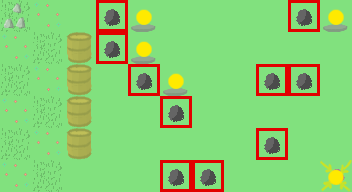

This game map was drawn from its Tiled (.tmx) file and the tilesets committed beside it. A one-line description and the trimmed map source follow:
An orthogonal 11x6 tile map with 32x32 px tiles, 4 tile layers (Kachelebene 1, collision, entities, connections).

<map version="1.0" orientation="orthogonal" width="11" height="6" tilewidth="32" tileheight="32">
 <properties>
  <property name="description" value="everybody likes to move barrels" />
 </properties>
 <tileset firstgid="1" name="tileset" tilewidth="32" tileheight="32">
  <image source="tileset.png" width="256" height="256" />
 </tileset>
 <layer name="Kachelebene 1" width="11" height="6">
  <data>[66 cells, 66 non-empty, 4 distinct tile ids]</data>
 </layer>
 <layer name="collision" width="11" height="6">
  <data>[66 cells, 10 non-empty, 1 distinct tile ids]</data>
 </layer>
 <layer name="entities" width="11" height="6" opacity="0.75">
  <data>[66 cells, 10 non-empty, 4 distinct tile ids]</data>
 </layer>
 <layer name="connections" width="11" height="6">
  <data>[66 cells, 5 non-empty, 1 distinct tile ids]</data>
 </layer>
</map>
